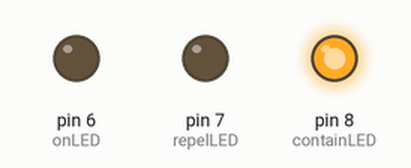
This sketch was run on a simulated Arduino Uno, built with avr-gcc and run on an emulated ATmega328P. On the bench: output pins drawn as LEDs (lit = HIGH). No radio packets arrive unless stated; pins used as bus, display or sensor lines are not drawn; what the sketch prints to the serial monitor is not drawn.

Above: at 0.2 s.
Timing chart, 0 to 1.7 s (numbered marks = the images above):
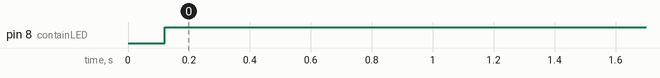

The sketch:

TXRepeller_v2.ino
```cpp
// Feather9x_TX
// -*- mode: C++ -*-
// Example sketch for repeller post

#include <SPI.h>
#include <RH_RF95.h>


// Defining libraries for feather m0
#define RFM95_CS 8
#define RFM95_RST 4
#define RFM95_INT 3

// Set testing Freq to 433.0
#define RF95_FREQ 433.0

// Singleton instance of the radio driver
RH_RF95 rf95(RFM95_CS, RFM95_INT);

//setup PINS
#define onLED 6
#define repelLED 7
#define containLED 8
#define onButton 3
#define modeButton 4

//Mode setting, 0 = repel, 1 = contain
bool mode;

void setup()
{
//setup PINS
  pinMode(onLED, OUTPUT);
  pinMode(repelLED, OUTPUT);
  pinMode(containLED, OUTPUT);
  pinMode(onButton, INPUT);
  pinMode(modeButton, INPUT);
  pinMode(RFM95_RST, OUTPUT);
  digitalWrite(RFM95_RST, HIGH);

  Serial.begin(115200);
  while (!Serial) {
    delay(1);
  }

  delay(100);

  Serial.println("Feather LoRa TX Repel Test!");

  // manual reset
  digitalWrite(RFM95_RST, LOW);
  delay(10);
  digitalWrite(RFM95_RST, HIGH);
  delay(10);

  while (!rf95.init()) {
    Serial.println("LoRa radio init failed");
    while (1);
  }
  Serial.println("LoRa radio init OK!");

  // Defaults after init are 434.0MHz, modulation GFSK_Rb250Fd250, +13dbM
  if (!rf95.setFrequency(RF95_FREQ)) {
    Serial.println("setFrequency failed");
    while (1);
  }
  Serial.print("Set Freq to: "); Serial.println(RF95_FREQ);

  // you can set transmitter powers from 5 to 23 dBm:
  //set to lower power for higher resolution
  rf95.setTxPower(23, false);
}

int16_t packetnum = 0;  // packet counter, we increment per xmission

void loop()
{
  // read the state of the modeButton value:
  int buttonState = digitalRead(modeButton);

  // check if the modeButton is pressed. If it is, the buttonState is HIGH:
  if (buttonState == HIGH) {
    // turn to contain mode, turn on LED
    digitalWrite(repelLED, LOW);
    digitalWrite(containLED, HIGH);
    mode = 1;
  } else {
    // turn to repel mode, turn on LED
    digitalWrite(containLED, LOW);
    digitalWrite(repelLED, HIGH);
    mode = 0;
  }

 //contain mode packet
  if (mode){

    delay(60000); // Wait 1 minute between transmits, could also 'sleep' here!
    Serial.println("Transmitting..."); // Send a message to rf95_server

    char radiopacket[20] = "R Packet # ";
    itoa(packetnum++, radiopacket+13, 10);
    Serial.print("Sending "); Serial.println(radiopacket);
    radiopacket[19] = 0;

    Serial.println("Sending...");
    delay(10);
    rf95.send((uint8_t *)radiopacket, 20);

    Serial.println("Waiting for packet to complete...");
    delay(10);
    rf95.waitPacketSent();
  }

 //repel mode packet
  else{
    delay(60000); // Wait 1 minute between transmits, could also 'sleep' here!
    Serial.println("Transmitting..."); // Send a message to rf95_server

    char radiopacket[20] = "C Packet # ";
    itoa(packetnum++, radiopacket+13, 10);
    Serial.print("Sending "); Serial.println(radiopacket);
    radiopacket[19] = 0;

    Serial.println("Sending...");
    delay(10);
    rf95.send((uint8_t *)radiopacket, 20);

    Serial.println("Waiting for packet to complete...");
    delay(10);
    rf95.waitPacketSent();
  }
}
```

Measured:
- by itself, pin 8 (containLED): LOW → HIGH at 0.12 s
